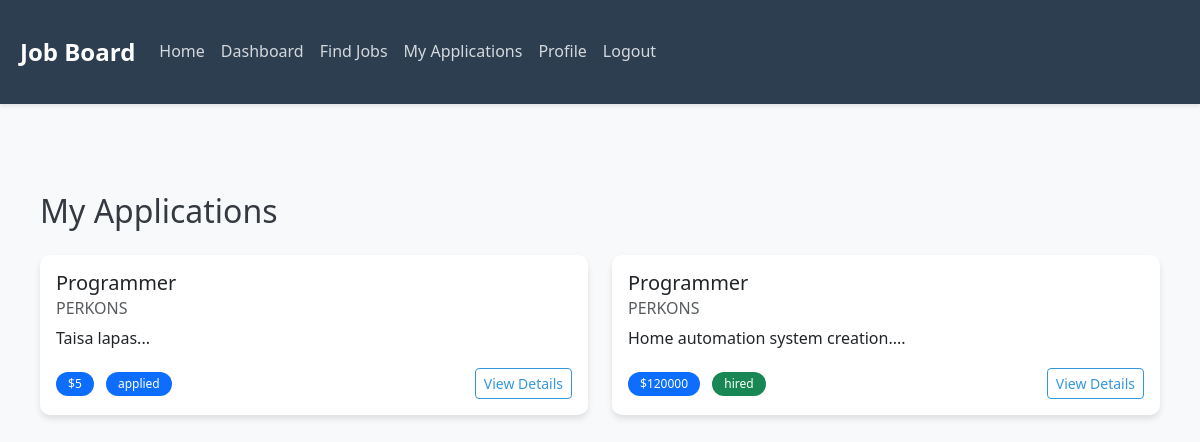
Page /my_applications (signed in) on the earlier database version.
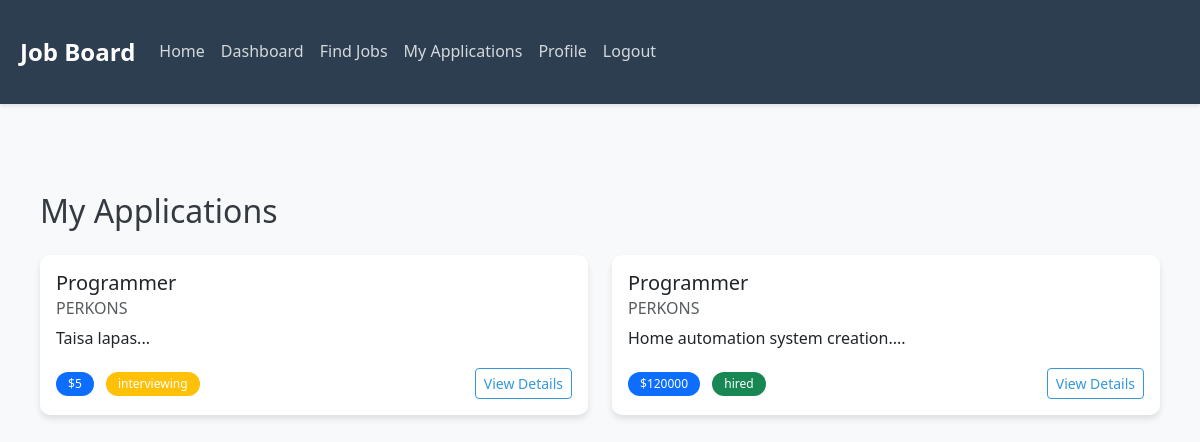
Same page on the later database version.
### tables this page shows
CREATE TABLE application (
                id INTEGER PRIMARY KEY AUTOINCREMENT,
                user_id INTEGER NOT NULL,
                job_id INTEGER NOT NULL,
                status TEXT NOT NULL,
                message TEXT,
                created_at TIMESTAMP DEFAULT CURRENT_TIMESTAMP,
                FOREIGN KEY (user_id) REFERENCES user (id),
                FOREIGN KEY (job_id) REFERENCES job (id)
            );

CREATE TABLE job (
                id INTEGER PRIMARY KEY AUTOINCREMENT,
                title TEXT NOT NULL,
                description TEXT NOT NULL,
                requirements TEXT NOT NULL,
                salary INTEGER NOT NULL,
                company_id INTEGER NOT NULL,
                created_at TIMESTAMP DEFAULT CURRENT_TIMESTAMP,
                FOREIGN KEY (company_id) REFERENCES company (id)
            );

CREATE TABLE company (
                id INTEGER PRIMARY KEY AUTOINCREMENT,
                name TEXT NOT NULL,
                location TEXT NOT NULL,
                industry TEXT NOT NULL,
                owner_id INTEGER NOT NULL,
                FOREIGN KEY (owner_id) REFERENCES user (id)
            );

### app.py (the view)
@app.route('/my_applications')
@login_required
def my_applications():
    if current_user.role != 'job_seeker':
        return redirect(url_for('dashboard'))
    db = get_db()
    cursor = db.cursor()
    cursor.execute('''
        SELECT a.*, j.title as job_title, j.description as job_description, j.salary, c.name as company_name
        FROM application a
        JOIN job j ON a.job_id = j.id
        JOIN company c ON j.company_id = c.id
        WHERE a.user_id = ?
        ORDER BY a.id DESC
    ''', (current_user.id,))
    applications = cursor.fetchall()
    db.close()
    return render_template('my_applications.html', applications=applications)

### app.py (called while the page is built)
def get_db():
    db = sqlite3.connect(DATABASE)
    db.row_factory = sqlite3.Row
    return db

@login_manager.user_loader
def load_user(user_id):
    db = get_db()
    cursor = db.cursor()
    cursor.execute('SELECT * FROM user WHERE id = ?', (user_id,))
    user_data = cursor.fetchone()
    db.close()
    if user_data:
        return User(user_data['id'], user_data['name'], user_data['email'],
                   user_data['password'], user_data['role'])
    return None

### templates/my_applications.html (shortened to what this page needs)
{% extends "base.html" %}
{% block content %}
<div class="container mt-4">
    <h2 class="mb-4">My Applications</h2>
    {% if applications %}
        <div class="row">
            {% for application in applications %}
            <div class="col-md-6 mb-4">
                <div class="card">
                    <div class="card-body">
                        <h5 class="card-title">{{ application['job_title'] }}</h5>
                        <h6 class="card-subtitle mb-2 text-muted">{{ application['company_name'] }}</h6>
                        <p class="card-text">{{ application['job_description'][:200] }}...</p>
                        <div class="d-flex justify-content-between align-items-center">
                            <div>
                                <span class="badge bg-primary me-2">${{ application['salary'] }}</span>
                                <span class="badge {% if application['status'] == 'applied' %}bg-primary
                                                {% elif application['status'] == 'interviewing' %}bg-warning
                                                {% else %}bg-success{% endif %}">
                                    {{ application['status'] }}
                                </span>
                            </div>
                            <div>
                                <a href="{{ url_for('job_details', job_id=application['job_id']) }}" class="btn btn-outline-primary btn-sm">View Details</a>
                            </div>
                        </div>
                    </div>
                </div>
            </div>
            {% endfor %}
        </div>
    {% else %}
        <div class="alert alert-info">
            You haven't applied to any jobs yet. <a href="{{ url_for('find_jobs') }}" class="alert-link">Find jobs</a> to apply.
        </div>
    {% endif %}
</div>
{% endblock %}

Differences in the rows shown:
changed application "Taisa lapas": status "applied" → "interviewing"
